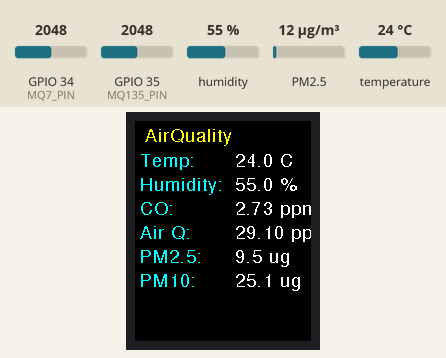
This sketch was run on a simulated ESP32. Parts: 176×220 colour display. Inputs (shaded band) come from the test bench; at power-on: humidity 55 %, PM2.5 12 µg/m³, GPIO 34 (MQ7_PIN) = 2048, GPIO 35 (MQ135_PIN) = 2048, temperature 24 °C. WiFi joins after 1.5 s; servers stay silent unless stated; uploads are accepted with an empty reply; what the sketch prints to the serial monitor is not drawn.

Above: at 2.9 s.
3.0 s: humidity set to 22 %
At 8.2 s:
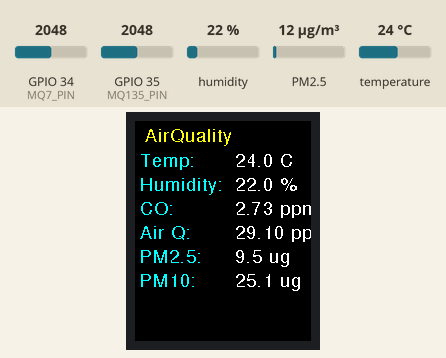
9.1 s: PM2.5 set to 6 µg/m³
At 13.4 s:
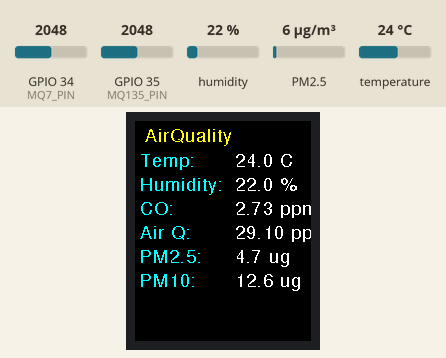
15.2 s: GPIO 34 (MQ7_PIN) set to 2866
At 18.5 s:
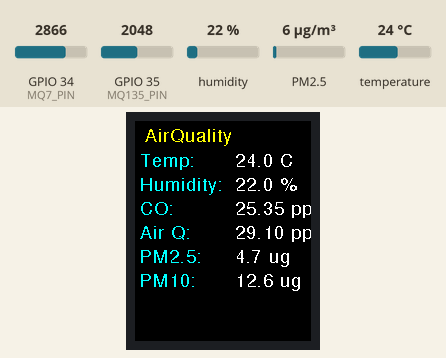
21.3 s: GPIO 35 (MQ135_PIN) set to 2866
At 24.8 s:
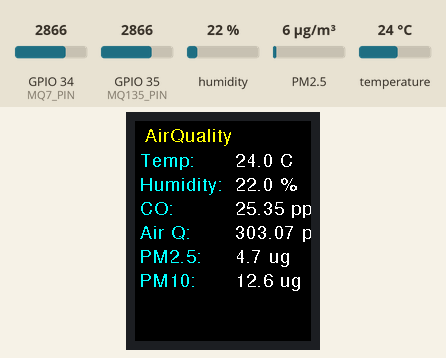
27.4 s: temperature set to 12 °C
At 30.0 s:
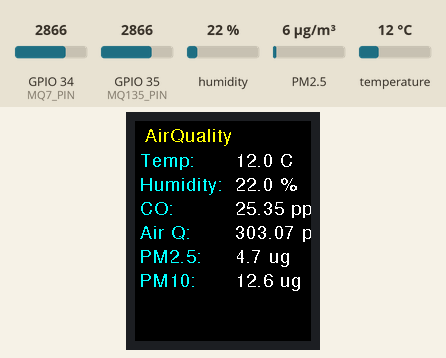
33.5 s: PM2.5 set to 75 µg/m³
At 35.1 s:
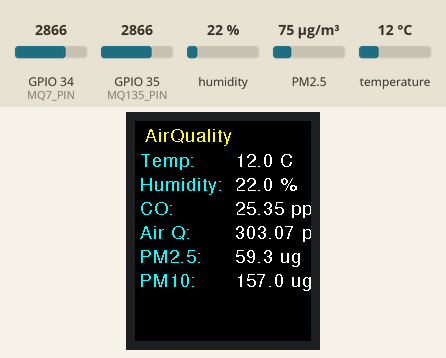
Timing chart, 0 to 36.6 s (numbered marks = the images above; inputs shaded):
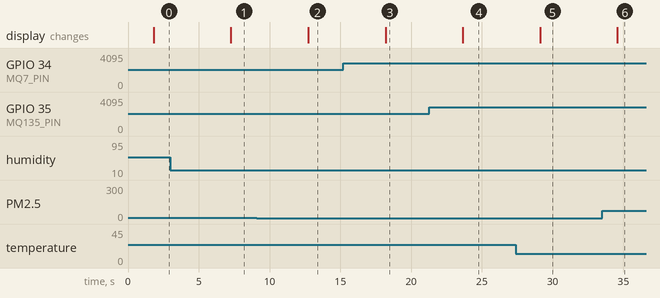

Measured:
- after the input at 3.0 s, the display: changes after 4.3 s (image 1)
- after the input at 9.1 s, the display: changes after 3.6 s (image 2)
- after the input at 15.2 s, the display: changes after 3.0 s (image 3)
- after the input at 21.3 s, the display: changes after 2.4 s (image 4)
- after the input at 27.4 s, the display: changes after 1.7 s (image 5)
- after the input at 33.5 s, the display: changes after 1.1 s (image 6)

The sketch:

KIT5_AirQuality_M001.ino
```cpp
#include <SDS011.h>
#include <DHT.h>
#include <math.h>
#include "SPI.h"
#include "TFT_22_ILI9225.h"
#include <../fonts/FreeSans9pt7b.h>

#include <WiFi.h>
#include <WiFiManager.h>
#include <ArduinoOTA.h>
#include <HTTPClient.h>
#include <WiFiClientSecure.h>
#include <ArduinoJson.h>

// === TFT Setup ===
#define TFT_RST 26
#define TFT_RS  25
#define TFT_CS  15
#define TFT_SDI 13
#define TFT_CLK 14
#define TFT_LED 0
#define TFT_BRIGHTNESS 200

SPIClass hspi(HSPI);
TFT_22_ILI9225 tft = TFT_22_ILI9225(TFT_RST, TFT_RS, TFT_CS, TFT_LED, TFT_BRIGHTNESS);

// === Sensor Setup ===
#define MQ7_PIN 34
#define MQ135_PIN 35
#define DHTPIN 32
#define DHTTYPE DHT11

#define RL_MQ7 10000.0
#define RL_MQ135 10000.0
float R0_MQ7 = 6099.68;
float R0_MQ135 = 6054.65;

float calFactor_CO   = 0.0787;
float calFactor_PM25 = 0.79;
float calFactor_PM10 = 1.61;

DHT dht(DHTPIN, DHTTYPE);
SDS011 my_sds;

// === Network and API Setup ===
const char* kitID = "kit5";
const char* thingsboardURL = "https://192.168.1.238:8080/api/v1/AirQuality/telemetry";
const char* flaskAPI = "http://192.168.1.130:5010/api/v1/data";

void setup() {
  Serial.begin(115200);

  // === Sensor Setup ===
  dht.begin();
  pinMode(MQ7_PIN, INPUT);
  pinMode(MQ135_PIN, INPUT);
  Serial1.begin(9600, SERIAL_8N1, 17, 16);
  my_sds.begin(&Serial1);

  // === TFT Setup ===
  hspi.begin(TFT_CLK, -1, TFT_SDI, TFT_CS);
  tft.begin(hspi);
  tft.setOrientation(0);
  tft.clear();
  tft.setGFXFont(&FreeSans9pt7b);
  tft.drawGFXText(10, 20, "AirQuality", COLOR_YELLOW);

  // === WiFi Manager ===
  WiFiManager wm;
  wm.setTimeout(180);
  if (!wm.autoConnect("AirQuality-AP")) {
    Serial.println("WiFi failed. Restarting...");
    ESP.restart();
  }
  Serial.println("WiFi connected: " + WiFi.localIP().toString());

  // === OTA Setup ===
  ArduinoOTA.setHostname("AirQuality");
  ArduinoOTA.begin();
}

void loop() {
  ArduinoOTA.handle();

  // === Read Sensors ===
  int rawMQ7 = analogRead(MQ7_PIN);
  float Vout_MQ7 = rawMQ7 * (3.3 / 4095.0);
  float RS_MQ7 = (3.3 - Vout_MQ7) * RL_MQ7 / Vout_MQ7;
  float ratio_MQ7 = RS_MQ7 / R0_MQ7;
  float ppm_CO = pow(10, ((log10(ratio_MQ7) - 0.8) / -0.38));
  float calibrated_CO = ppm_CO * calFactor_CO;

  int rawMQ135 = analogRead(MQ135_PIN);
  float Vout_MQ135 = rawMQ135 * (3.3 / 4095.0);
  float RS_MQ135 = (3.3 - Vout_MQ135) * RL_MQ135 / Vout_MQ135;
  float ratio_MQ135 = RS_MQ135 / R0_MQ135;
  float ppm_air = 116.6020682 * pow(ratio_MQ135, -2.769034857);

  float temp = dht.readTemperature();
  float hum = dht.readHumidity();

  float pm25 = 0, pm10 = 0;
  if (my_sds.read(&pm25, &pm10) != 0) {
    pm25 = 0;
    pm10 = 0;
  }
  float calibrated_PM25 = pm25 * calFactor_PM25;
  float calibrated_PM10 = pm10 * calFactor_PM10;

  // === Display on TFT ===
  tft.fillRectangle(0, 28, 176, 192, COLOR_BLACK);
  int16_t labelX = 5, valueX = 100, y = 45, spacing = 24;

  tft.drawGFXText(labelX, y, "Temp:", COLOR_CYAN);
  tft.drawGFXText(valueX, y, String(temp, 1) + " C", COLOR_WHITE); y += spacing;

  tft.drawGFXText(labelX, y, "Humidity:", COLOR_CYAN);
  tft.drawGFXText(valueX, y, String(hum, 1) + " %", COLOR_WHITE); y += spacing;

  tft.drawGFXText(labelX, y, "CO:", COLOR_CYAN);
  tft.drawGFXText(valueX, y, String(calibrated_CO, 2) + " ppm", COLOR_WHITE); y += spacing;

  tft.drawGFXText(labelX, y, "Air Q:", COLOR_CYAN);
  tft.drawGFXText(valueX, y, String(ppm_air, 2) + " ppm", COLOR_WHITE); y += spacing;

  tft.drawGFXText(labelX, y, "PM2.5:", COLOR_CYAN);
  tft.drawGFXText(valueX, y, String(calibrated_PM25, 1) + " ug", COLOR_WHITE); y += spacing;

  tft.drawGFXText(labelX, y, "PM10:", COLOR_CYAN);
  tft.drawGFXText(valueX, y, String(calibrated_PM10, 1) + " ug", COLOR_WHITE);

  // === Send to ThingsBoard ===
  WiFiClientSecure client;
  client.setInsecure();
  HTTPClient https;
  if (https.begin(client, thingsboardURL)) {
    https.addHeader("Content-Type", "application/json");
    StaticJsonDocument<256> doc;
    doc["temperature"] = temp;
    doc["humidity"] = hum;
    doc["co"] = calibrated_CO;
    doc["air_quality"] = ppm_air;
    doc["pm25"] = calibrated_PM25;
    doc["pm10"] = calibrated_PM10;
    String json;
    serializeJson(doc, json);
    int code = https.POST(json);
    Serial.printf("ThingsBoard POST: %d\n", code);
    https.end();
  } else {
    Serial.println("ThingsBoard connection failed.");
  }

  // === Send to Flask API ===
  WiFiClient httpClient;
  HTTPClient http;
  if (http.begin(httpClient, flaskAPI)) {
    http.addHeader("Content-Type", "application/json");
    StaticJsonDocument<256> doc;
    doc["kit_id"] = kitID;
    doc["temperature"] = temp;
    doc["humidity"] = hum;
    doc["co"] = calibrated_CO;
    doc["air_quality"] = ppm_air;
    doc["pm25"] = calibrated_PM25;
    doc["pm10"] = calibrated_PM10;
    String json;
    serializeJson(doc, json);
    int code = http.POST(json);
    Serial.printf("Flask POST: %d\n", code);
    http.end();
  } else {
    Serial.println("Flask API connection failed.");
  }

  delay(5000);  // Update interval
}
```
